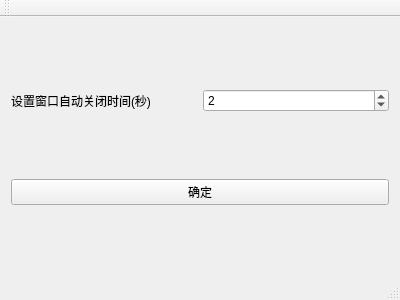
<?xml version="1.0" encoding="UTF-8"?>
<ui version="4.0">
 <class>MainWindow</class>
 <widget class="QMainWindow" name="MainWindow">
  <property name="geometry">
   <rect>
    <x>0</x>
    <y>0</y>
    <width>400</width>
    <height>300</height>
   </rect>
  </property>
  <property name="windowTitle">
   <string>MainWindow</string>
  </property>
  <widget class="QWidget" name="centralWidget">
   <layout class="QGridLayout" name="gridLayout">
    <item row="0" column="0">
     <layout class="QHBoxLayout" name="horizontalLayout">
      <item>
       <widget class="QLabel" name="labelTime">
        <property name="text">
         <string>设置窗口自动关闭时间(秒)</string>
        </property>
       </widget>
      </item>
      <item>
       <widget class="QSpinBox" name="spinBoxTime">
        <property name="value">
         <number>2</number>
        </property>
       </widget>
      </item>
     </layout>
    </item>
    <item row="1" column="0">
     <widget class="QPushButton" name="pushButtonSubmit">
      <property name="text">
       <string>确定</string>
      </property>
     </widget>
    </item>
   </layout>
  </widget>
  <widget class="QMenuBar" name="menuBar">
   <property name="geometry">
    <rect>
     <x>0</x>
     <y>0</y>
     <width>400</width>
     <height>23</height>
    </rect>
   </property>
  </widget>
  <widget class="QToolBar" name="mainToolBar">
   <attribute name="toolBarArea">
    <enum>TopToolBarArea</enum>
   </attribute>
   <attribute name="toolBarBreak">
    <bool>false</bool>
   </attribute>
  </widget>
  <widget class="QStatusBar" name="statusBar"/>
 </widget>
 <layoutdefault spacing="6" margin="11"/>
 <resources/>
 <connections/>
</ui>
